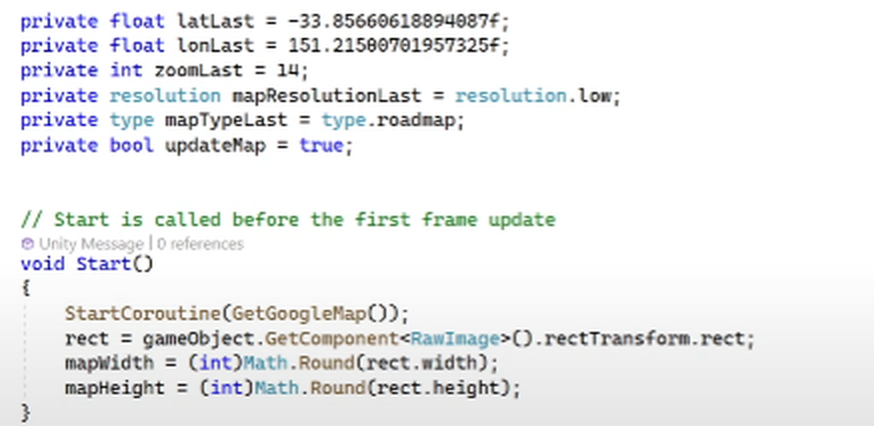
#> input picture imagen_aumentada3.png, 1748 x 852 px, given in place of 12.png, which was not available (shown at 1/2 size)
$ python backUp.py
#> lines starting #> are read from the running program, lines starting #| are printed output that depends on the picture; pictures that were not available may be replaced by others from this repository, and a replacement may not be noted
import numpy as np
import pytesseract
import cv2
pytesseract.pytesseract.tesseract_cmd = r'C:\Program Files\Tesseract-OCR\tesseract'


# Cargar la imagen
imagen = cv2.imread('12.png')
#> imagen is the input picture: shape (852, 1748, 3); mean B, G, R 239, 238, 237.3

# Aplicar un filtro de enfoque
imagen_enfocada = cv2.GaussianBlur(imagen, (0, 0), 3)
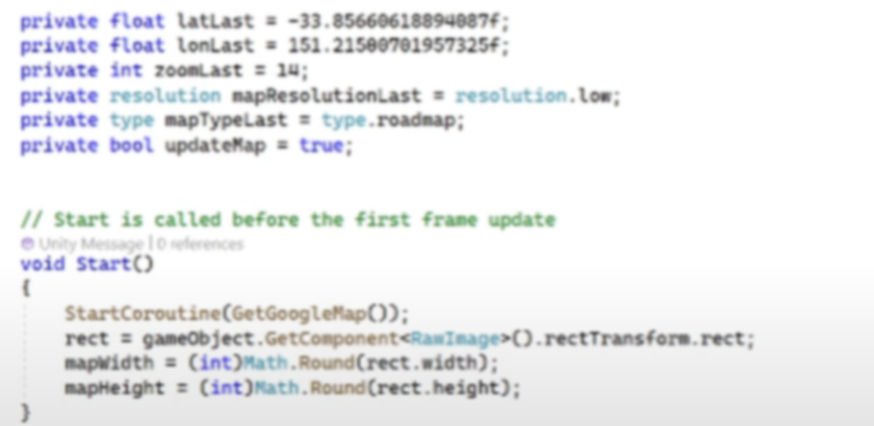
#> imagen_enfocada: shape (852, 1748, 3) (shown at 1/2 size); mean B, G, R 239, 238, 237.3
imagen_nitida = cv2.addWeighted(imagen, 1.5, imagen_enfocada, -0.5, 0)

# Mostrar la imagen original y la imagen nítida
cv2.imshow('Imagen Original', imagen)
cv2.imshow('Imagen Nítida', imagen_nitida)
cv2.waitKey(0)
cv2.destroyAllWindows()


# temp


# Cargar la imagen
imagen = cv2.imread('imagen_aumentada2.png')
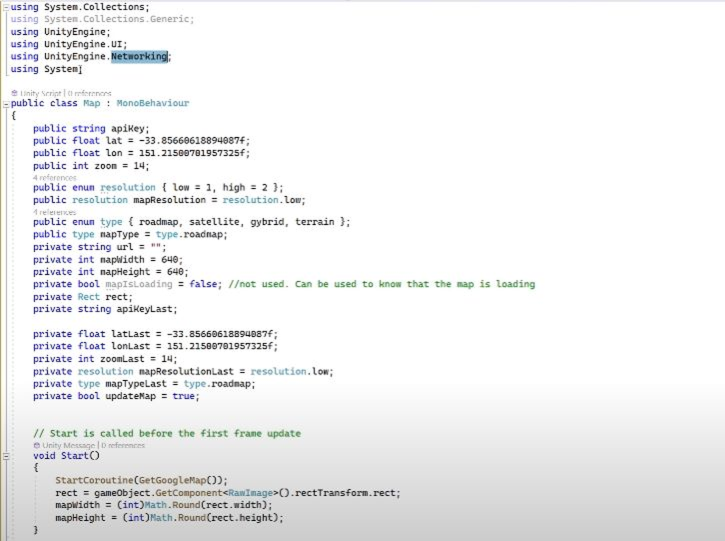
#> input picture imagen_aumentada2.png, 1450 x 1082 px (shown at 1/2 size)
#> imagen is the input picture: shape (1082, 1450, 3); mean B, G, R 240, 239.7, 239.2

# Aplicar un filtro de enfoque
imagen_enfocada = cv2.GaussianBlur(imagen, (0, 0), 3)
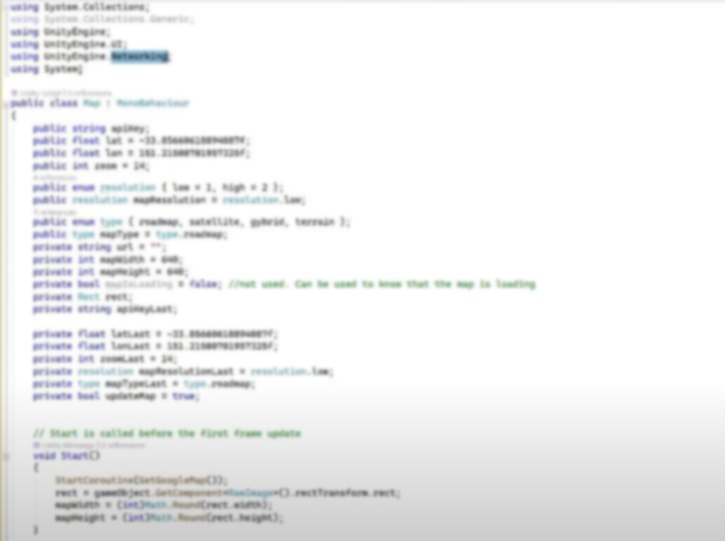
#> imagen_enfocada: shape (1082, 1450, 3) (shown at 1/2 size); mean B, G, R 240.1, 239.7, 239.3
imagen_nitida = cv2.addWeighted(imagen, 1.5, imagen_enfocada, -0.5, 0)
#> imagen_nitida: shape (1082, 1450, 3)

cv2.imwrite('imagen_aumentada36.png', imagen_nitida)


# Ruta de la imagen a capturar
imagen_ruta = 'imagen_aumentada36.png'
print(imagen_ruta)
# Capturar la imagen
#> (the run stopped early here; a loop or call above may not have finished)
